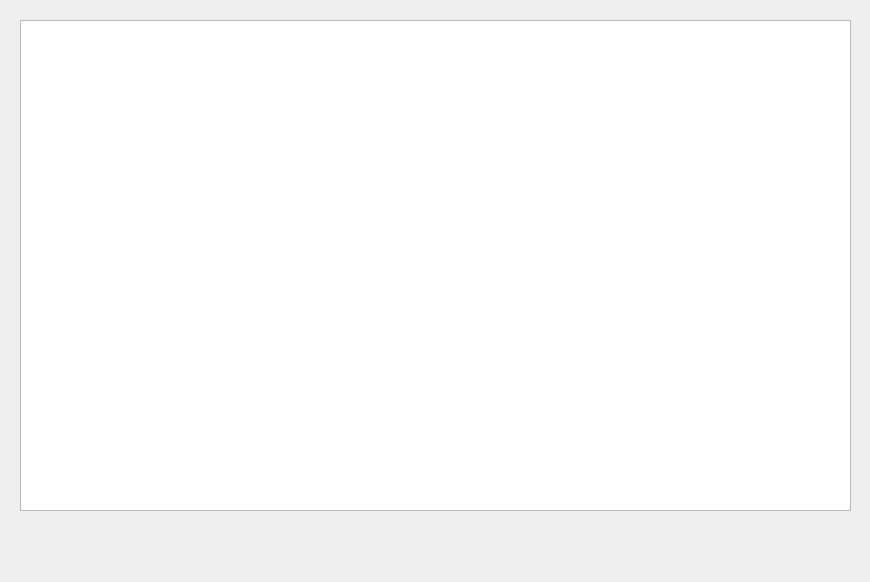
<?xml version="1.0" encoding="UTF-8"?>
<ui version="4.0">
 <class>ShowAllRelation</class>
 <widget class="QDialog" name="ShowAllRelation">
  <property name="geometry">
   <rect>
    <x>0</x>
    <y>0</y>
    <width>870</width>
    <height>582</height>
   </rect>
  </property>
  <property name="windowTitle">
   <string>Dialog</string>
  </property>
  <widget class="QTableWidget" name="tableWidget">
   <property name="geometry">
    <rect>
     <x>20</x>
     <y>20</y>
     <width>831</width>
     <height>491</height>
    </rect>
   </property>
  </widget>
 </widget>
 <resources/>
 <connections/>
</ui>
